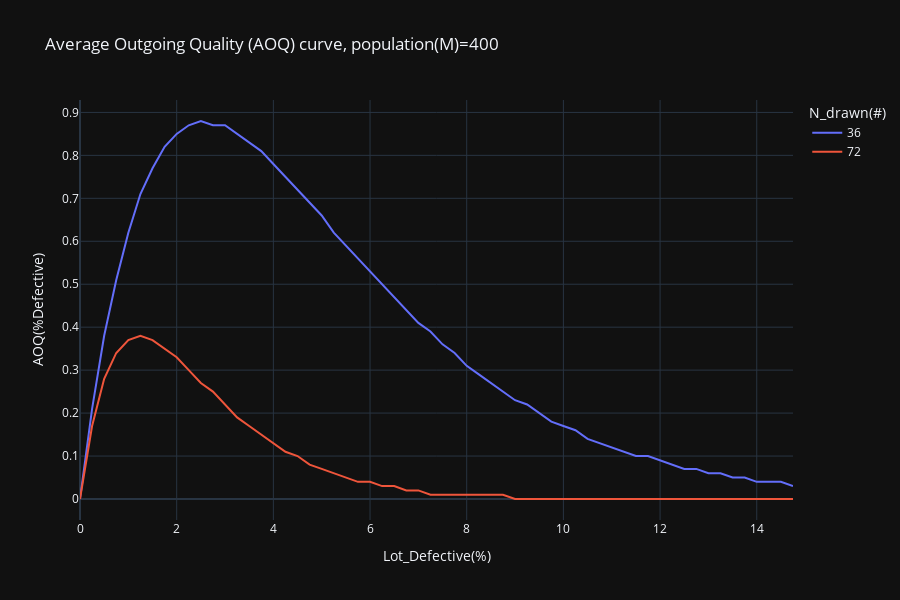

Notebook code for this chart:
### Markdown cell above
AOQ curve

### Code cell
fig2 = px.line(df, x='Lot_Defective', y='AOQ', color='N_drawn',height=600
                ,title=f"Average Outgoing Quality (AOQ) curve, population(M)={M}"
                ,labels={
                    'Lot_Defective':'Lot_Defective(%)',
                    'AOQ':'AOQ(%Defective)',
                    'N_drawn':'N_drawn(#)'})
fig2.show()
# fig.write_html(f"AOQcurve_population{M}.html")

### Figure 1 — Plotly figure (JSON) as saved in the notebook; plotly's stock layout.template omitted (floating-point values rounded to 4 significant figures)
{"data": [{"hovertemplate": "N_drawn(#)=36<br>Lot_Defective(%)=%{x}<br>AOQ(%Defective)=%{y}<extra></extra>", "legendgroup": "36", "line": {"color": "#636efa", "dash": "solid"}, "marker": {"symbol": "circle"}, "mode": "lines", "name": "36", "orientation": "v", "showlegend": true, "type": "scatter", "x": [0, 0.25, 0.5, 0.75, 1, 1.25, 1.5, 1.75, 2, 2.25, 2.5, 2.75, 3, 3.25, 3.5, 3.75, 4, 4.25, 4.5, 4.75, 5, 5.25, 5.5, 5.75, 6, 6.25, 6.5, 6.75, 7.0, 7.25, 7.5, 7.75, 8, 8.25, 8.5, 8.75, 9, 9.25, 9.5, 9.75, 10, 10.25, 10.5, 10.75, 11, 11.25, 11.5, 11.75, 12, 12.25, 12.5, 12.75, 13, 13.25, 13.5, 13.75, 14.0, 14.25, 14.5, 14.75], "xaxis": "x", "y": [0, 0.21, 0.38, 0.51, 0.62, 0.71, 0.77, 0.82, 0.85, 0.87, 0.88, 0.87, 0.87, 0.85, 0.83, 0.81, 0.78, 0.75, 0.72, 0.69, 0.66, 0.62, 0.59, 0.56, 0.53, 0.5, 0.47, 0.44, 0.41, 0.39, 0.36, 0.34, 0.31, 0.29, 0.27, 0.25, 0.23, 0.22, 0.2, 0.18, 0.17, 0.16, 0.14, 0.13, 0.12, 0.11, 0.1, 0.1, 0.09, 0.08, 0.07, 0.07, 0.06, 0.06, 0.05, 0.05, 0.04, 0.04, 0.04, 0.03], "yaxis": "y"}, {"hovertemplate": "N_drawn(#)=72<br>Lot_Defective(%)=%{x}<br>AOQ(%Defective)=%{y}<extra></extra>", "legendgroup": "72", "line": {"color": "#EF553B", "dash": "solid"}, "marker": {"symbol": "circle"}, "mode": "lines", "name": "72", "orientation": "v", "showlegend": true, "type": "scatter", "x": [0, 0.25, 0.5, 0.75, 1, 1.25, 1.5, 1.75, 2, 2.25, 2.5, 2.75, 3, 3.25, 3.5, 3.75, 4, 4.25, 4.5, 4.75, 5, 5.25, 5.5, 5.75, 6, 6.25, 6.5, 6.75, 7.0, 7.25, 7.5, 7.75, 8, 8.25, 8.5, 8.75, 9, 9.25, 9.5, 9.75, 10, 10.25, 10.5, 10.75, 11, 11.25, 11.5, 11.75, 12, 12.25, 12.5, 12.75, 13, 13.25, 13.5, 13.75, 14.0, 14.25, 14.5, 14.75], "xaxis": "x", "y": [0, 0.17, 0.28, 0.34, 0.37, 0.38, 0.37, 0.35, 0.33, 0.3, 0.27, 0.25, 0.22, 0.19, 0.17, 0.15, 0.13, 0.11, 0.1, 0.08, 0.07, 0.06, 0.05, 0.04, 0.04, 0.03, 0.03, 0.02, 0.02, 0.01, 0.01, 0.01, 0.01, 0.01, 0.01, 0.01, 0, 0, 0, 0, 0, 0, 0, 0, 0, 0, 0, 0, 0, 0, 0, 0, 0, 0, 0, 0, 0, 0, 0, 0], "yaxis": "y"}], "layout": {"height": 600, "legend": {"title": {"text": "N_drawn(#)"}, "tracegroupgap": 0}, "title": {"text": "Average Outgoing Quality (AOQ) curve, population(M)=400"}, "xaxis": {"anchor": "y", "domain": [0, 1], "title": {"text": "Lot_Defective(%)"}}, "yaxis": {"anchor": "x", "domain": [0, 1], "title": {"text": "AOQ(%Defective)"}}}}
